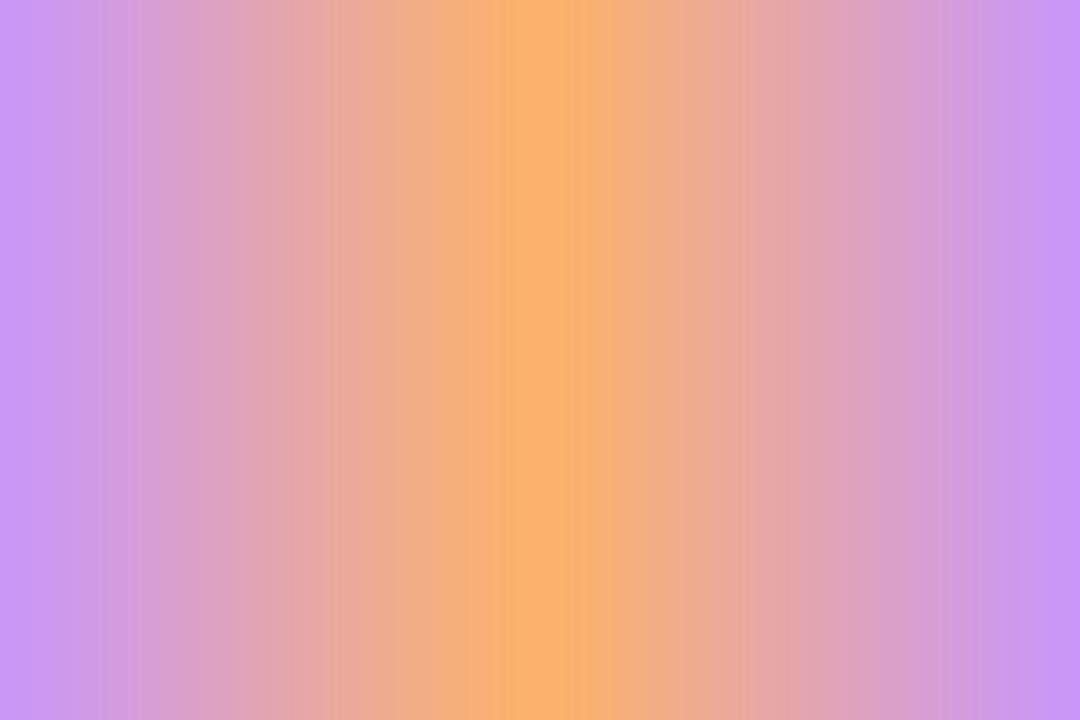
#> input picture gradient_image.jpg, 1080 x 720 px
$ python insert_character_to_background.py
#> lines starting #> are read from the running program, lines starting #| are printed output that depends on the picture
from PIL import Image

# Mở ảnh nền và ảnh nhân vật
background = Image.open("gradient_image.jpg").convert("RGBA")
character = Image.open("main_character.png").convert("RGBA")
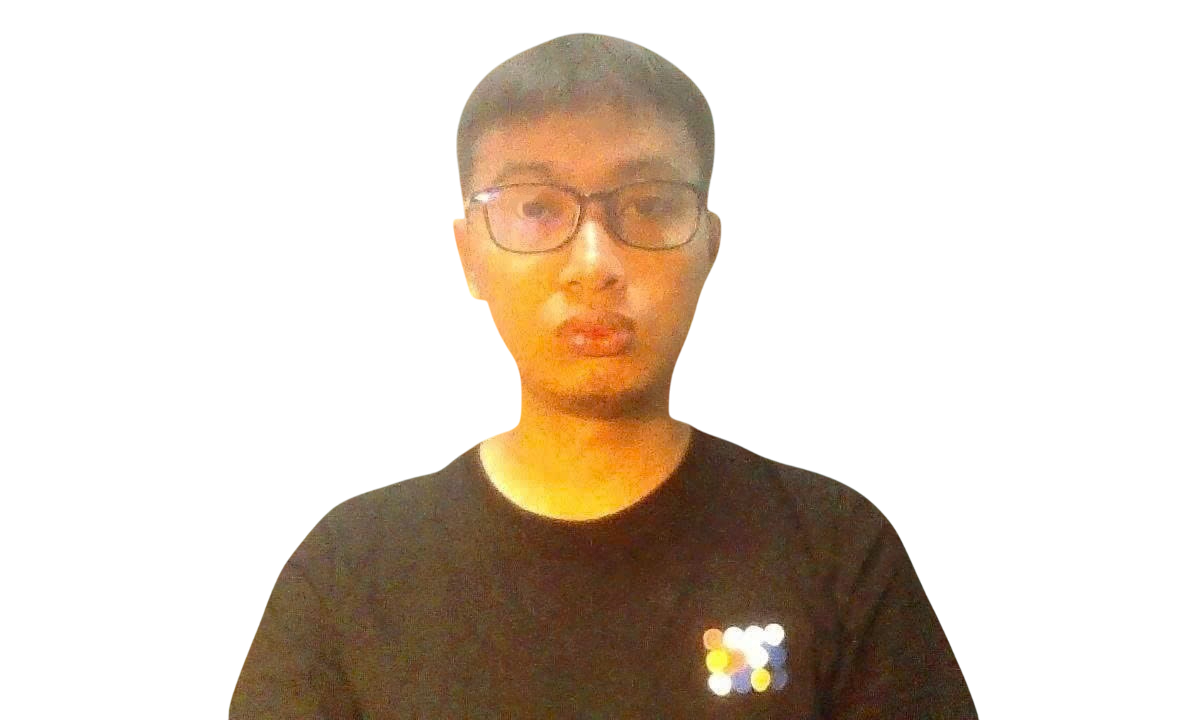
#> input picture main_character.png, 1180 x 720 px
#> character is the input picture: PIL image 1180x720 RGBA; mean R, G, B, A 41.3, 29.7, 17.8, 76.1

# Lấy kích thước ảnh
bg_width, bg_height = background.size
#> bg_width = 1080; bg_height = 720
char_width, char_height = character.size
#> char_width = 1180; char_height = 720

# Tính vị trí để đặt nhân vật vào giữa ảnh nền
x = (bg_width - char_width) // 2
#> x = -50
y = (bg_height - char_height) // 2
#> y = 0

# Dán nhân vật vào ảnh nền (giữ alpha trong suốt)
background.paste(character, (x, y), character)
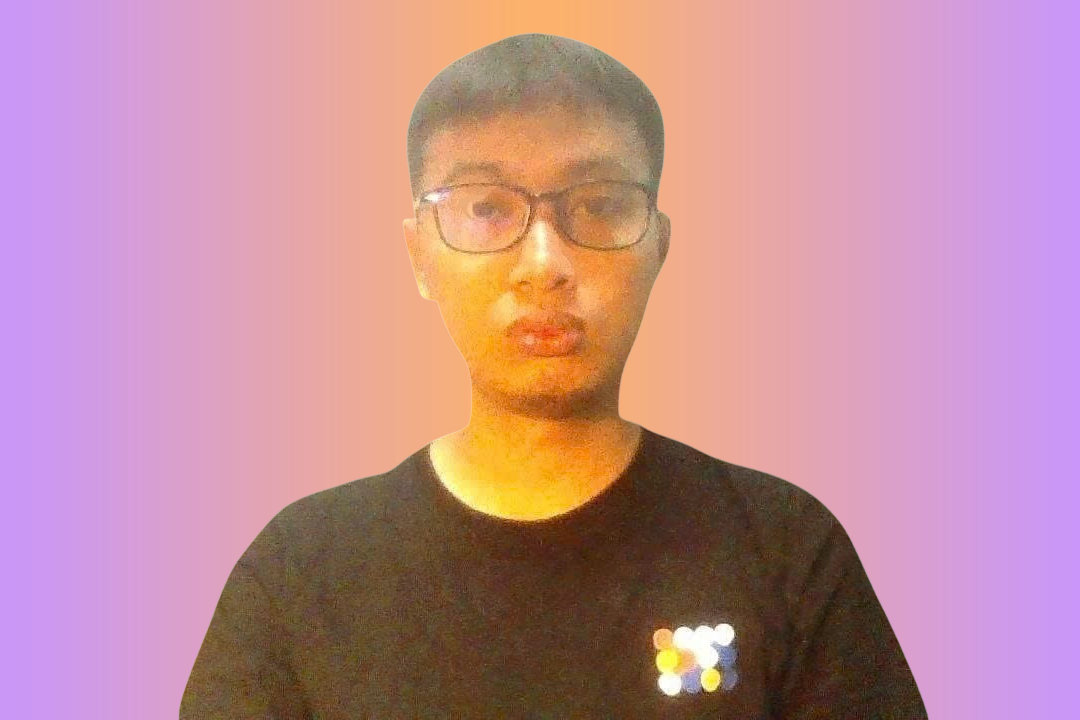
#> background: PIL image 1080x720 RGBA; mean R, G, B, A 192.9, 140.3, 152.1, 254.8; transparent parts drawn white

# Lưu kết quả
background.save("combined-image.png", format="PNG")

print("Đã chèn nhân vật vào ảnh nền và lưu thành combined-image.png")
